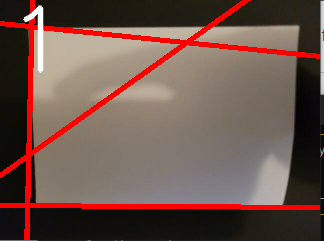
#> input picture Assignment_2/images/mynd_1.png, 324 x 241 px, given in place of the camera
$ python edge_detector_x4.py
#> lines starting #> are read from the running program, lines starting #| are printed output that depends on the picture; after the words box and inside, x2 and y2 are one past the last pixel; in counts of white or black regions, pixels touching at a corner belong together
### Assignment_2/ransac.py
import numpy as np
import cv2 as cv
# import time
import matplotlib.pyplot as plt
import warnings

# turn off warnings
warnings.filterwarnings("ignore")

# [23 lines left out: function ransac, not called in this run]

def ransac_4_lines(data, n_samples, threshold, ):
    best_number_inliners = 0
    best_line = np.array(2)
    # [4 lines of commented-out code are left out]
    for n in range(n_samples):
        rand_1= np.random.randint(0,len(data), size=1)
        rand_2 = np.random.randint(0,len(data), size=1)
        sample_1 = data[int(rand_1)]
        sample_2 = data[int(rand_2)]
        line = np.polyfit(sample_1,sample_2, 1)
        number_inliners = 0
        for point in data:
            dist = abs(line[0] * point[0] + line[1] - point[1]) / np.sqrt(np.square(line[0]) +1)
            if dist < threshold:
                number_inliners += 1


        if number_inliners > best_number_inliners:
            best_number_inliners = number_inliners
            best_line = line
            #best_points = [sample_1[0],sample_1[1],sample_2[0],sample_2[1]]
    #print(best_points)
    for point in data:
            dist = abs(best_line[0] * point[0] + best_line[1] - point[1]) / np.sqrt(np.square(best_line[0]) +1)
            if dist < threshold:
                data.remove(point)

    return best_line, data
# [45 lines of commented-out code are left out]

### Assignment_2/edge_detector_x4.py
import numpy as np
import cv2 as cv
import time
from ransac import ransac
from ransac import ransac_4_lines


cap = cv.VideoCapture(1)
if not cap.isOpened():
    print("Cannot open camera")
    exit()
time_before = 0
time_after = 0
fps = 0
font = cv.FONT_HERSHEY_SIMPLEX

time.sleep(10)
while True:

    max_value = 0
    # Capture frame-by-frame
    ret, frame = cap.read()
#> frame is the input picture: shape (241, 324, 3); mean B, G, R 75.3, 83.7, 109.9
    #e1 = cv.getTickCount()
    time_before = time.time()
    # if frame is read correctly ret is True
    if not ret:
        print("Can't receive frame (stream end?). Exiting ...")
        break
    # Our operations on the frame come here
    width = int(frame.shape[1]* 0.3)
#> width = 97
    height = int(frame.shape[0]* 0.3)
#> height = 72
    dsize = (width,height)
#> dsize = (97, 72)
    new_frame = cv.resize(frame,dsize)
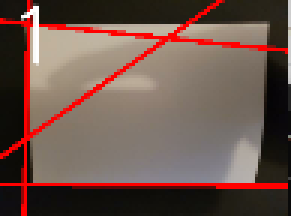
#> new_frame: shape (72, 97, 3) (shown 3 times larger); mean B, G, R 75.3, 83.8, 109.5

    gray = cv.cvtColor(new_frame, cv.COLOR_BGR2GRAY)
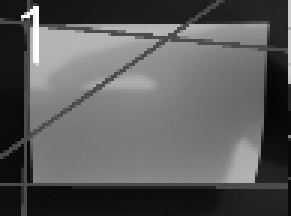
#> gray: shape (72, 97) (shown 3 times larger); min 4, max 255, mean 90.5
    gray = cv.medianBlur(gray,5)
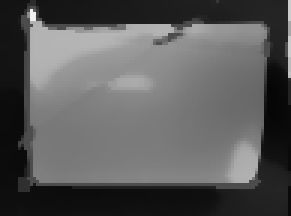
#> gray: shape (72, 97) (shown 3 times larger); min 6, max 240, mean 90.1
    edge = cv.Canny(gray,100,180)
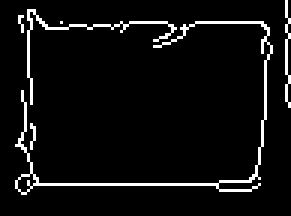
#> edge: shape (72, 97) (shown 3 times larger); 5.6% white in thin lines or dots, all inside (x1, y1, x2, y2) = (5, 0, 97, 65)
    y,x = np.where(edge == 255)
#> y = 393 values from 0 to 64; x = 393 values, max 96 at index 20, min 5 at index 257, mean 49.46
    list_edge = []
    for i in range(len(x)):
        list_edge.append((x[i],y[i]))
#> after the loop, list_edge = 393 pairs, first value 5 to 96, second value 0 to 64


    for i in range(4):
        best_line, list_edge = ransac_4_lines(list_edge, 50, 1)
        #print(i)
        x = np.array([0, new_frame.shape[1]])
        y = best_line[0] * x + best_line[1]
        print(len(list_edge))
        cv.line(new_frame,(int(x[0]), int(y[0])), (int(x[1]), int(y[1])),(0,0,255),4)
#> this loop made 4 passes
#> (best_line, y) on passes 1 to 4: ([0.0556, 59.44], [59.44, 64.83]), ([0.0896, 6.49], [6.49, 15.18]), ([0.0465, 4.67], [4.67, 9.19]), ([3.78e-17, 6], [6, 6])
#| 367
#| 344
#| 322
#| 305
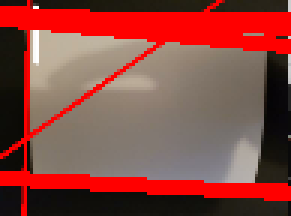
#> new_frame: shape (72, 97, 3) (shown 3 times larger); 16.97% of pixels changed, all inside (x1, y1, x2, y2) = (0, 2, 97, 67)
#> after the loop, list_edge = 305 pairs, first value 5 to 96, second value 0 to 64

    # [12 lines of commented-out code are left out]
    fps = 1.0 / (time_before-time_after)
    fps = int(fps)
    fps = str(fps)
    time_after = time_before
    cv.putText(new_frame, fps, (7, 70), font, 3, (255, 255, 255), 3, cv.LINE_AA)
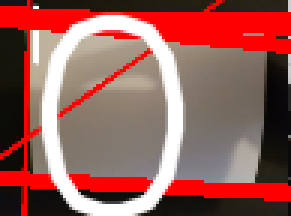
#> new_frame: shape (72, 97, 3) (shown 3 times larger); 16.24% of pixels changed, all inside (x1, y1, x2, y2) = (13, 4, 62, 72)

    # Display the resulting frame
    cv.imshow('frame', new_frame)
    cv.imshow('edge', edge)
    if cv.waitKey(1) == ord('q'):
#> (key q is pressed here)
        break

# When everything done, release the capture
cap.release()
cv.destroyAllWindows()
